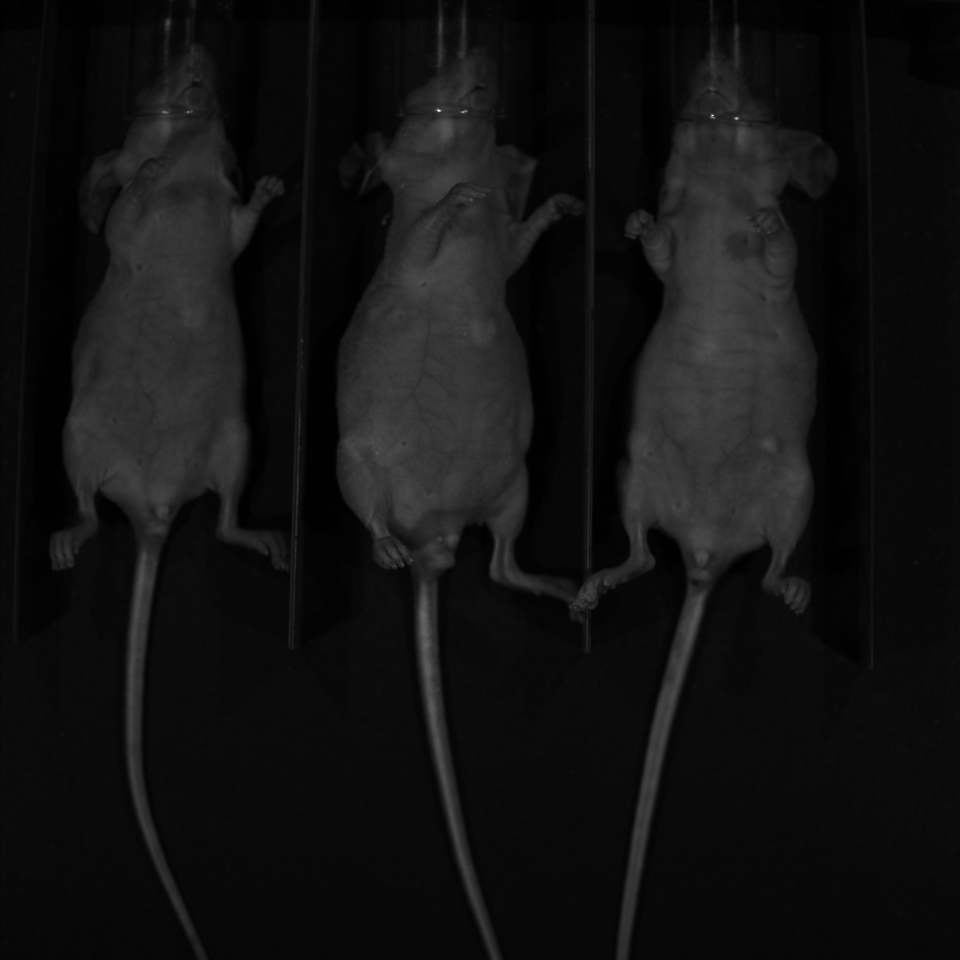
%> input picture course/sample/three_brothers.TIF, 960 x 960 px
$ octave show.m   (GNU Octave 9; MATLAB toolbox functions it lacks are replaced by stand-ins)
%> lines starting %> are read from the running program, lines starting %| are printed output that depends on the picture
clear all
I=imread('three_brothers.tif');
%> I is the input picture: size 960x960 uint16; min 193, max 5765, mean 596.5
imshow(I);
I=double(I);
%> I: size 960x960 double
for i=1:7
    I1=I.^(0.4+0.05*i);
    imshow(uint8(I1));
    pause(1)
end
%> this loop made 7 passes
%> pass 1, `I1=I.^(0.4+0.05*i);`:
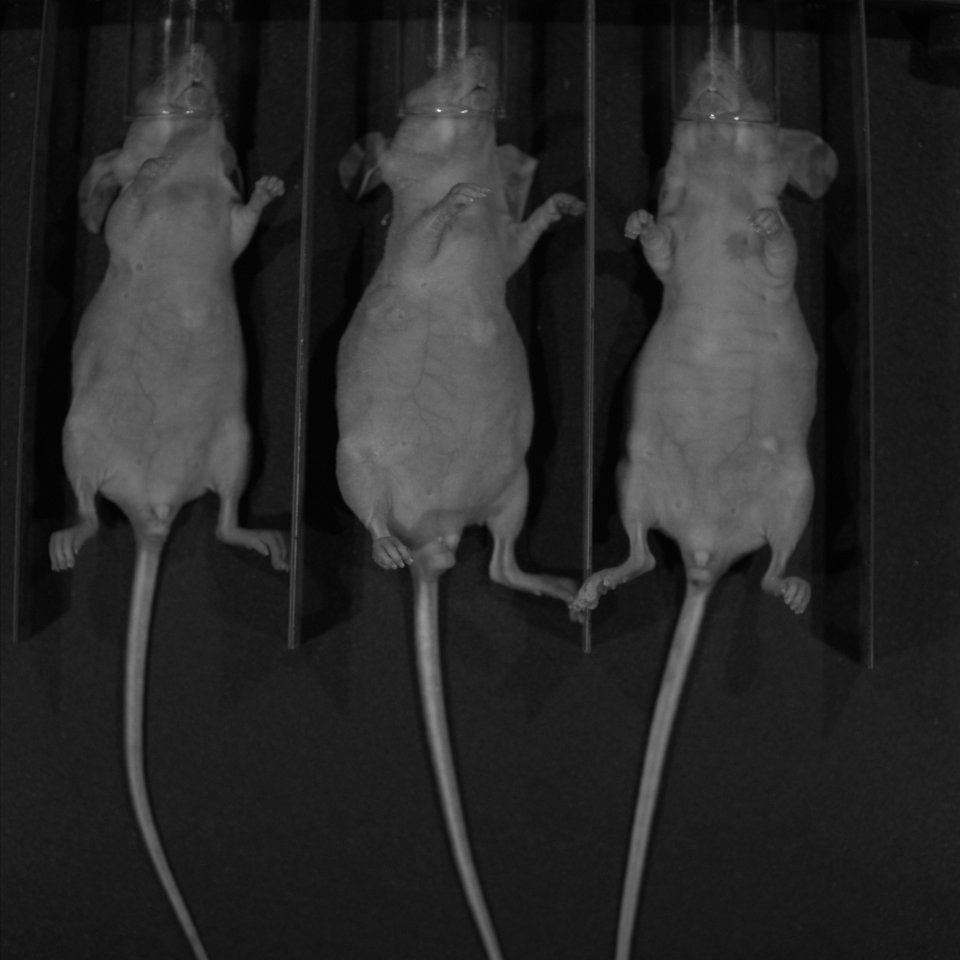
%> I1: size 960x960 double; min 10.68, max 49.24, mean 17; drawn with min black and max white
%> pass 1, `imshow(uint8(I1));`:
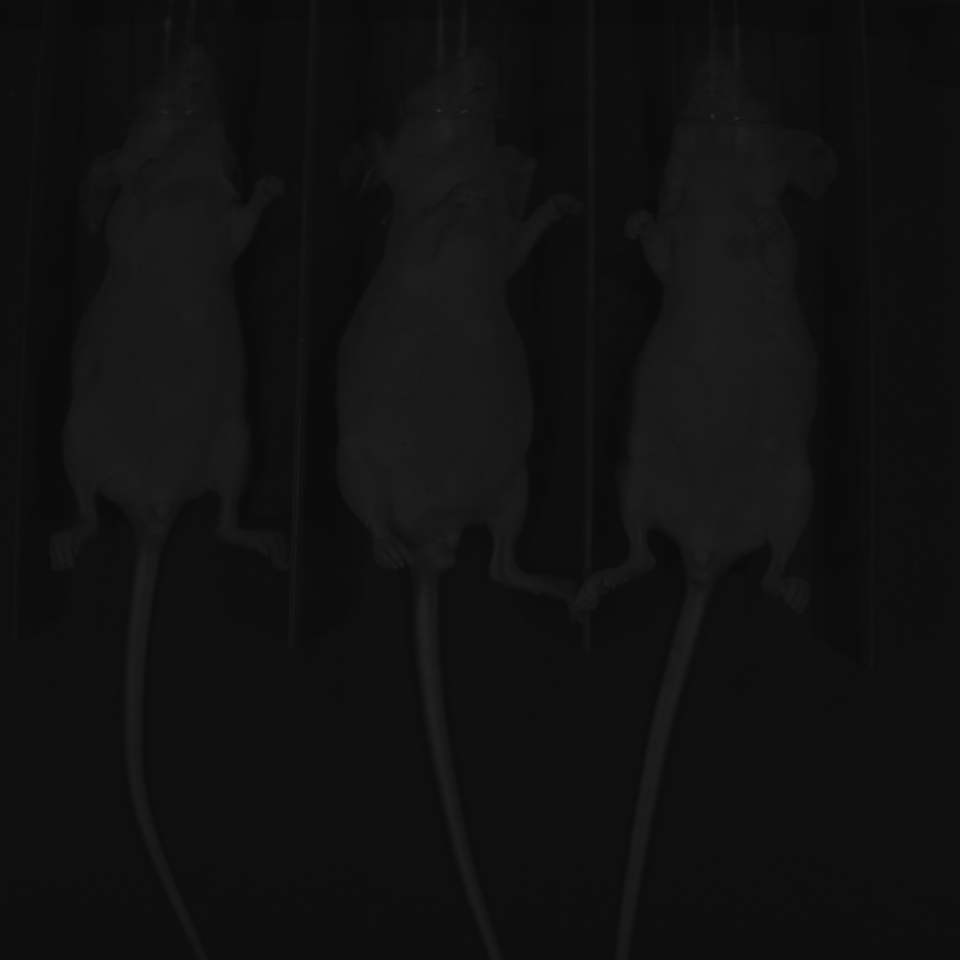
%> displayed picture: size 960x960, on the screen's scale of 0 to 255; min 11, max 49, mean 17
